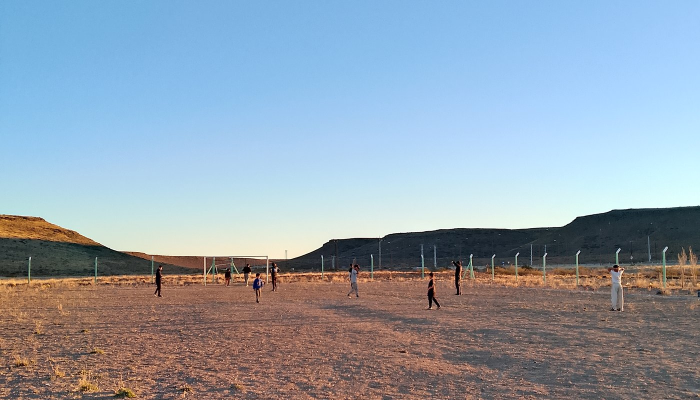
#> input picture ediciones/01/album-figuritas/fig-019-ancho.jpg, 1400 x 800 px (shown at 1/2 size)
$ python -i importar_album_figuritas.py   (imports and definitions only)
#> lines starting #> are read from the running program, lines starting #| are printed output that depends on the picture
# -*- coding: utf-8 -*-
"""Importa las figuritas al album estilo Panini del articulo `album-figuritas`.

Lee FIGUSAS, las agrupa por sede, las achica a ~700 px y las deja en
ediciones/01/album-figuritas/. Las canchas y potreros entran como una ficha
mas al final de su sede, y los jugadores de la seleccion se juntan en su
propio apartado. Despues escribe (o actualiza) la entrada del articulo en
datos/ediciones.json.
"""
import colorsys
import hashlib
import json
import os
import re
import shutil
import sys
import unicodedata

from PIL import Image, ImageOps

BASE = os.path.join(r"C:\Users\black\Desktop\opencode archivos", "clase n" + "\u00b04", "revista")
SRC = os.path.join(r"C:\Users\black\Desktop\opencode archivos", "FIGUSAS")
DATOS = os.path.join(BASE, "datos", "ediciones.json")
UID = "album-figuritas"
ANCHO = 700
CALIDAD = 82
MIN_PESO = 12000          # si el jpg ya existe y pesa mas que esto, no lo regenero
ID_ART = UID

# S\u00f3lo el marco, sin dibujo: plantilla en blanco que no aporta al \u00e1lbum.
EN_BLANCO = {"S__SDA.png"}
# Figuritas que se mandaron pero no van al \u00e1lbum: papelitos sin nombre.
# Ojo: hay que listar TODOS los archivos de la misma figurita, si no el
# depurador de repetidas resucita el siguiente de la lista.
EXCLUIR = {
    "CONA_NIYEU__JUGADOR(1).png",
    "CONA_NIYEU__JUGADOR(2).png",
    "CONA_NIYEU__JUGADOR.png",
    "CONA_NIYEU__CRISTIAN_ROMERO.png",
}
# La cancha, el potrero o el estadio de cada sede: van como una ficha m\u00e1s,
# al final de su sede, as\u00ed se ve d\u00f3nde se juega. (sede, etiqueta)
ESTADIOS = {
    "CONA NIYEU.jpeg": ("Cona Niyeu", None),
    "LAGO PELLEGRINI.jpeg": ("Lago Pellegrini", None),
    "LAGO PELLEGRINI1.jpeg": ("Lago Pellegrini", None),
    "LAGO PELLEGRINI2.jpeg": ("Lago Pellegrini", None),
    "NAHUPA HUEN.jpeg": ("Naupahuen", None),
    "Potrero sede Aguada de Guerra.jpeg": ("Aguada de Guerra", None),
    "VILLA LLANQU\u00cdN.jpeg": ("Villa Llanqu\u00edn", None),
    "estadio comico.jpeg": ("C\u00f3mico", None),
    "estadio el cain.jpeg": ("El Ca\u00edn", None),
    "estadio laguna blanca.jpeg": ("Laguna Blanca", None),
    "pe\u00f1as blancas.jpeg": ("Pe\u00f1as Blancas", None),
    "pe\u00f1as blancas 1.jpeg": ("Pe\u00f1as Blancas", None),
    "pe\u00f1as blancas 2.jpeg": ("Pe\u00f1as Blancas", None),
}
# Jugadores de la selecci\u00f3n que llegaron en un sobre aparte: se suman a un
# apartado propio en vez de quedar cada uno en una sede de una sola ficha.
SELECCION = {
    "BAH\u00cdA_BLANCA__LAUTARO_MART\u00cdNEZ.png",
    "CALCH\u00cdN__JULI\u00c1N_\u00c1LVAREZ.png",
    "CORRALITO__LIONEL_MESSI.png",
    "C\u00d3RDOBA__CRISTIAN_ROMERO.png",
    "EL_TALAR__NICOL\u00c1S_OTAMENDI.png",
    "EMBALSE__NAHUEL_MOLINA.png",
    "MAR_DEL_PLATA__EMILIANO_MART\u00cdNEZ.png",
    "RAFAEL_CALZADA__NICOL\u00c1S_TAGLIAFICO.png",
    "ROSARIO__LIONEL_MESSI.png",
    "SAN_MART\u00cdN__ENZO_FERN\u00c1NDEZ.png",
    "SANTA_ROSA__ALEXIS_MAC_ALLISTER.png",
    "SARAND\u00cd__RODRIGO_DE_PAUL.png",
}
SEDE_SELECCION = "Selecci\u00f3n Argentina"
# Sedes escritas distinto por error: se agrupan todas bajo el mismo nombre.
SEDE_DISPLAY = {
    "COMICO": "C\u00f3mico", "COMIC\u00d3": "C\u00f3mico",
    "CERRO_POLICIA": "Cerro Polic\u00eda",
}
# ...pero si son figuritas escritas con " - " en vez de "__"
FIGU_SIN_GUIONES = {
    "LAGO PELLEGRINI - DAMARIS_AMAYA.jpeg": ("LAGO PELLEGRINI", "DAMARIS_AMAYA"),
    "LUCRECIA - LAGO PELLEGRINI.jpeg": ("LAGO PELLEGRINI", "LUCRECIA"),
    "MENCU\u00c9.jpeg": ("MENCU\u00c9", ""),
}

RE_SUFIJO = re.compile(r"\s*\((\d+)\)\s*$")


# [25 lines left out: functions palabra, nombre_legible, sede_legible, not called in this run]


# ---------- color de cada sede ---------------------------------------------
PAPEL = (250.0, 246.0, 238.0)   # --papel de revista.css
GOLDEN = 0.6180339887498949


# [11 lines left out: functions _luminancia, _contraste, not called in this run]


def _hex(rgb):
    return "#%02x%02x%02x" % tuple(max(0, min(255, int(round(c)))) for c in rgb)


def _hsv(h, s, v):
    r, g, b = colorsys.hsv_to_rgb(h % 1.0, s, v)
    return (r * 255.0, g * 255.0, b * 255.0)


# [29 lines left out: functions _tonos, colores_por_sede, not called in this run]


def _hsv_from_hex(hx):
    return tuple(int(hx[i:i + 2], 16) for i in (1, 3, 5))


# ---------- orden de las sedes ----------------------------------------------
def orden_sede(s):
    """Viedma cierra el \u00e1lbum: as\u00ed lo pidieron."""
    return (1, s.lower()) if s == "Viedma" else (0, s.lower())


# [110 lines left out: functions clave_fila, clasificar, con_seleccion, normalizar, clave_persona, huella and 2 more, not called in this run]


def convertir(origen, dst):
#> called with dst = 'out.png'
    im = Image.open(origen)
#> im is the input picture: PIL image 1400x800 RGB; mean R, G, B 146.2, 160.3, 173.8
    im = ImageOps.exif_transpose(im)
    if im.mode in ("RGBA", "LA", "P"):
        fondo = Image.new("RGB", im.size, (255, 255, 255))
        im = im.convert("RGBA")
        fondo.paste(im, mask=im.split()[-1])
        im = fondo
    else:
        im = im.convert("RGB")
    w, h = im.size
#> w = 1400; h = 800
    if w > ANCHO:
        im = im.resize((ANCHO, max(1, round(ANCHO * h / w))), Image.LANCZOS)
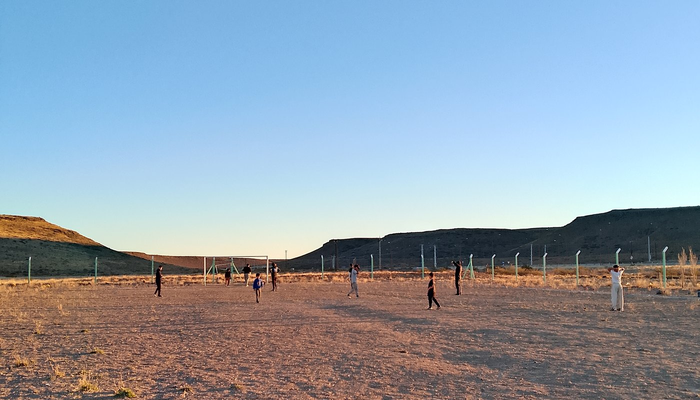
#> im: PIL image 700x400 RGB; mean R, G, B 146.2, 160.3, 173.8
    im.save(dst, "JPEG", quality=CALIDAD, optimize=True, progressive=True)
    return im.size


# [116 lines left out: functions main, armar_articulo, not called in this run]


# [2 lines not run here, left out]

>>> result = convertir('ediciones/01/album-figuritas/fig-019-ancho.jpg', 'out.png')
#> result = (700, 400)

$ run again, on ediciones/01/album-figuritas/fig-150-ancho.jpg
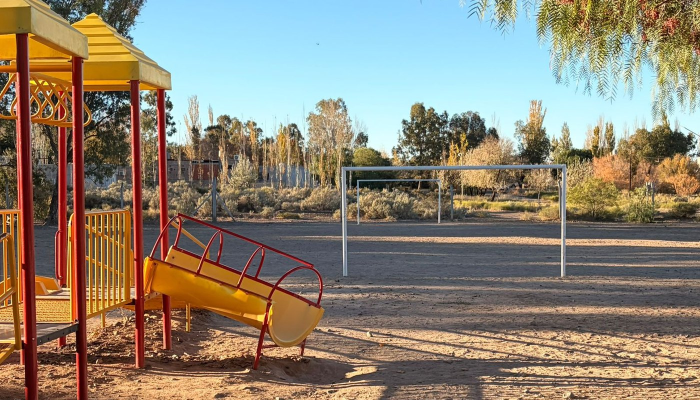
#> input picture ediciones/01/album-figuritas/fig-150-ancho.jpg, 1400 x 800 px (shown at 1/2 size)
#> in convertir, im is the input picture: PIL image 1400x800 RGB; mean R, G, B 141.2, 131, 114.4
#> in convertir, `im = im.resize((ANCHO, max(1, round(ANCHO * h / w))), Image.LANCZOS)`:
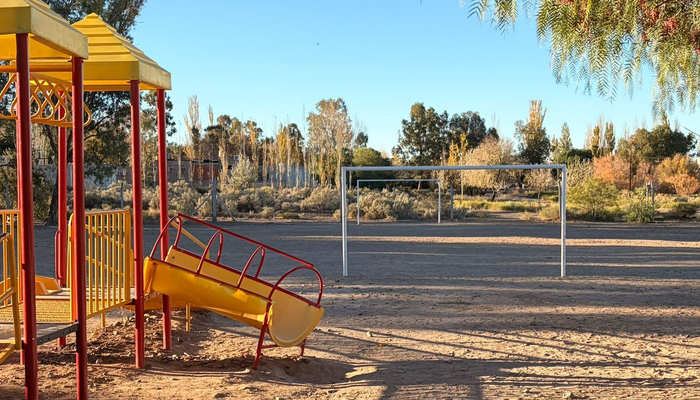
#> im: PIL image 700x400 RGB; mean R, G, B 141.2, 131, 114.4

$ run again, on ediciones/01/album-figuritas/fig-151-ancho.jpg
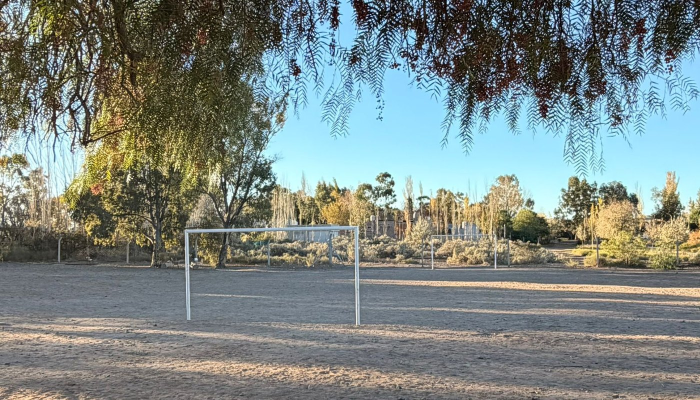
#> input picture ediciones/01/album-figuritas/fig-151-ancho.jpg, 1400 x 800 px (shown at 1/2 size)
#> in convertir, im is the input picture: PIL image 1400x800 RGB; mean R, G, B 123.4, 133.4, 129.4
#> in convertir, `im = im.resize((ANCHO, max(1, round(ANCHO * h / w))), Image.LANCZOS)`:
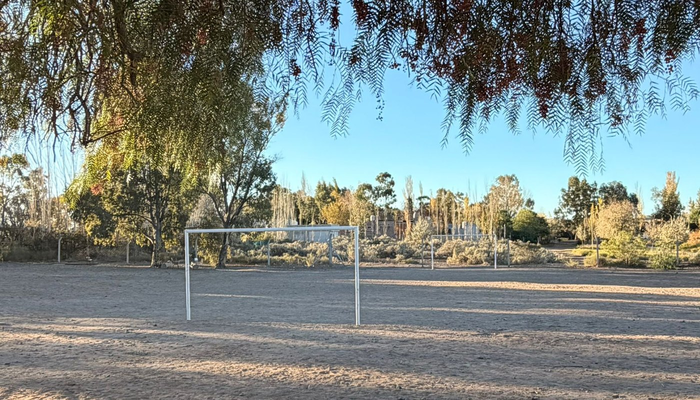
#> im: PIL image 700x400 RGB; mean R, G, B 123.4, 133.4, 129.3

$ run again, on ediciones/01/album-figuritas/fig-152-ancho.jpg
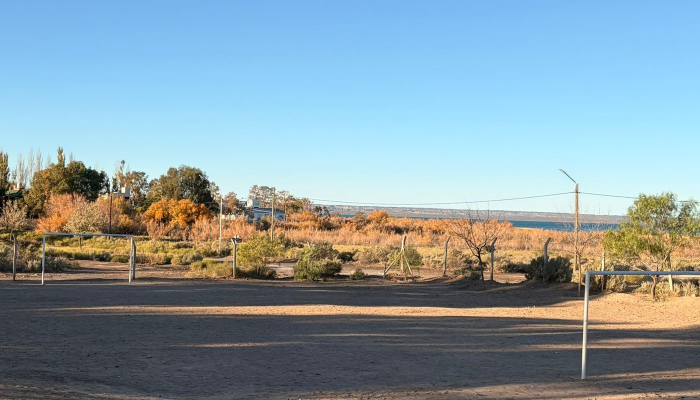
#> input picture ediciones/01/album-figuritas/fig-152-ancho.jpg, 1400 x 800 px (shown at 1/2 size)
#> in convertir, im is the input picture: PIL image 1400x800 RGB; mean R, G, B 136.8, 156.3, 163.6
#> in convertir, `im = im.resize((ANCHO, max(1, round(ANCHO * h / w))), Image.LANCZOS)`:
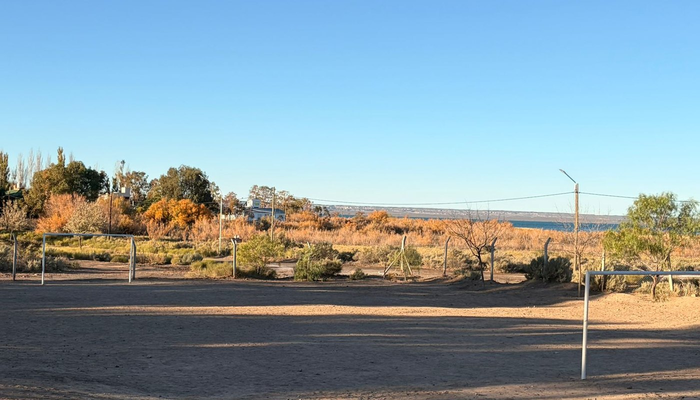
#> im: PIL image 700x400 RGB; mean R, G, B 136.8, 156.3, 163.6
